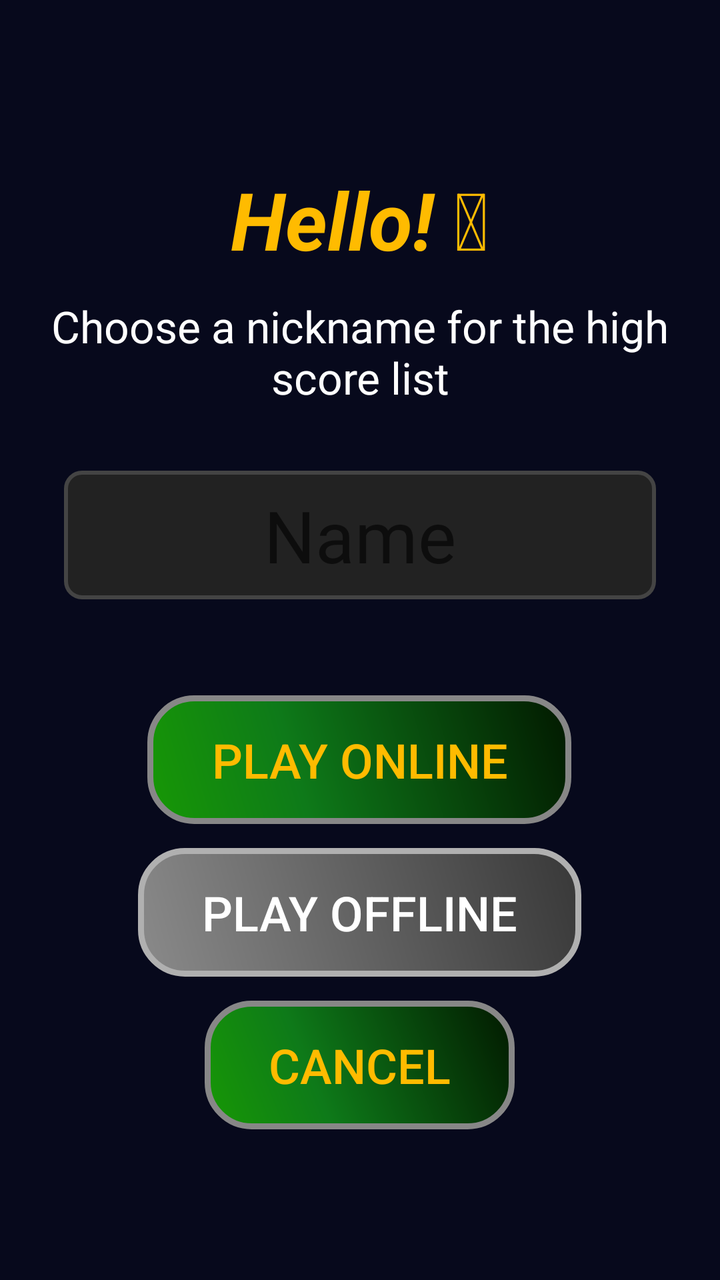
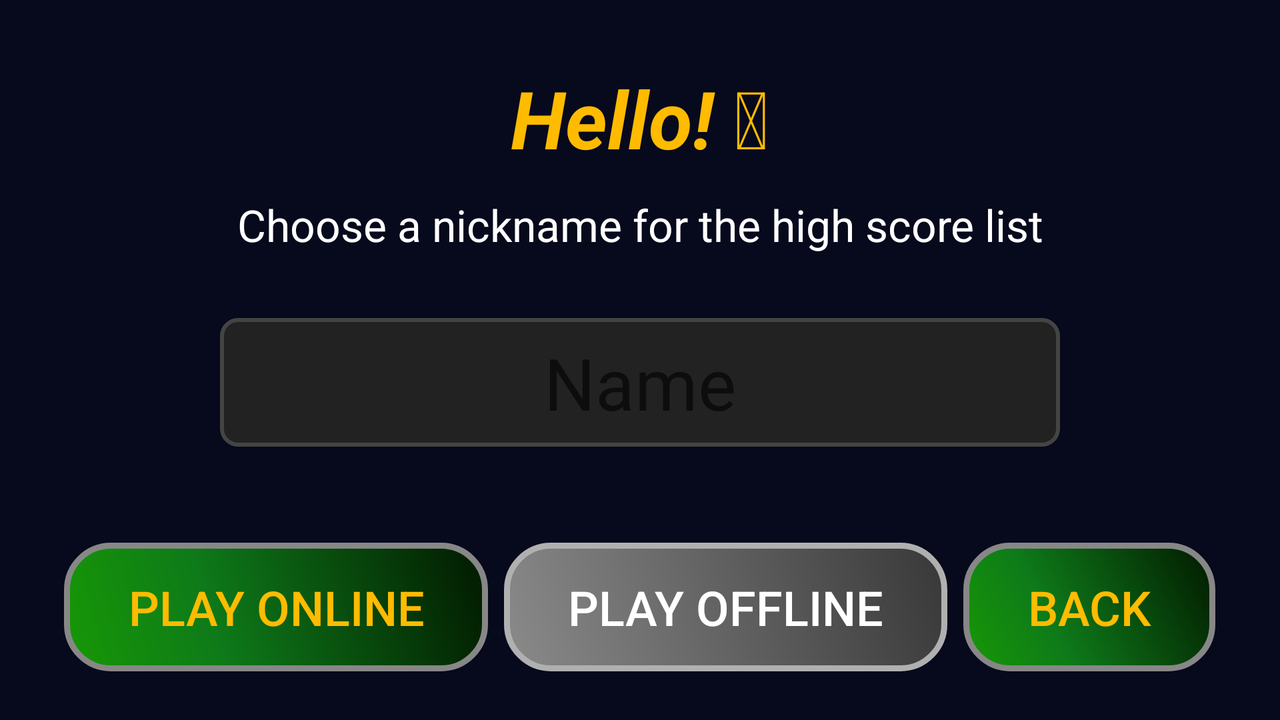

An Android layout and its configuration variant, each rendered on a device that would load it. The default file and the variant file are quoted in full after the pictures.
<!-- AndroidManifest.xml: application theme AppTheme -->
<!-- res/layout/username_creation.xml -->
<?xml version="1.0" encoding="utf-8"?>
<LinearLayout
        xmlns:android="http://schemas.android.com/apk/res/android"
        android:orientation="vertical"
        android:gravity="center_vertical"
        android:layout_width="match_parent"
        android:layout_height="match_parent">
    <LinearLayout
            android:layout_width="match_parent"
            android:layout_height="wrap_content"
            android:orientation="vertical"
            >
        <LinearLayout
                android:layout_width="wrap_content"
                android:layout_height="wrap_content"
                android:orientation="vertical"
                android:layout_gravity="center">
            <TextView
                    android:layout_width="match_parent"
                    android:layout_height="wrap_content"
                    android:text="@string/your_name"
                    android:id="@+id/your_name"
                    android:textAlignment="center"
                    android:textColor="@color/gold"
                    android:textSize="40sp"
                    android:padding="8sp"
                    android:textStyle="bold|italic"
                    android:enabled="true"
                    android:gravity="center_horizontal"/>
            <TextView
                    android:layout_width="match_parent"
                    android:layout_height="wrap_content"
                    android:text="@string/choose_nickname"
                    android:textAlignment="center"
                    android:textColor="@color/white"
                    android:textSize="22sp"
                    android:layout_marginTop="4dp"
                    android:gravity="center_horizontal"/>
            <EditText
                    android:layout_width="wrap_content"
                    android:layout_height="wrap_content"
                    android:inputType="textPersonName"
                    android:autofillHints="username"
                    android:hint="@string/username_hint"
                    android:background="@drawable/input_background"
                    android:ems="10"
                    android:maxLength="12"
                    android:id="@+id/username_field"
                    android:layout_gravity="center_horizontal"
                    android:textSize="36sp"
                    android:layout_margin="32dp"
                    android:textColor="@color/white"
                    android:textAlignment="center"
                    android:enabled="true"/>
        </LinearLayout>
        <LinearLayout
                android:orientation="vertical"
                android:layout_width="wrap_content"
                android:layout_height="wrap_content"
                android:layout_gravity="center_horizontal"
                android:layout_marginTop="16sp">
            <Button
                    style="?android:attr/buttonBarButtonStyle"
                    android:layout_width="wrap_content"
                    android:layout_height="wrap_content"
                    android:text="@string/play_online"
                    android:id="@+id/save"
                    android:onClick="saveUsername"
                    android:textSize="24sp"
                    android:background="@drawable/button"
                    android:layout_gravity="center_horizontal"
                    android:textColor="@color/gold"
                    android:enabled="true"
                    android:clickable="true"
                    android:focusable="true" />
            <Button
                    style="?android:attr/buttonBarButtonStyle"
                    android:layout_width="wrap_content"
                    android:layout_height="wrap_content"
                    android:id="@+id/continue_offline"
                    android:onClick="saveUsernameOffline"
                    android:text="@string/continue_offline"
                    android:textSize="24sp"
                    android:background="@drawable/button_offline"
                    android:textColor="@color/white"
                    android:layout_gravity="center_horizontal"
                    android:layout_marginTop="12sp"
                    android:clickable="true"
                    android:enabled="true"
                    android:focusable="true" />
            <Button
                    style="?android:attr/buttonBarButtonStyle"
                    android:layout_width="wrap_content"
                    android:layout_height="wrap_content"
                    android:id="@+id/cancel"
                    android:onClick="showUsernameSelectionScreen"
                    android:textSize="24sp"
                    android:background="@drawable/button"
                    android:text="@string/cancel"
                    android:textColor="@color/gold"
                    android:layout_gravity="center_horizontal"
                    android:layout_marginTop="12sp"
                    android:clickable="true"
                    android:enabled="true"
                    android:focusable="true"/>
        </LinearLayout>
    </LinearLayout>
</LinearLayout>
<!-- resources referenced by this layout -->
<resources>
  <color name="gold">#FFBB00</color>
  <color name="white">#ffffff</color>
  <!-- drawable button (drawable) -->
  <?xml version="1.0" encoding="utf-8"?>
  <shape xmlns:android="http://schemas.android.com/apk/res/android" android:shape="rectangle" >
      <corners android:radius="22dp"/>
      <gradient
          android:angle="45"
          android:centerX="35%"
          android:centerColor="#0E7A19"
          android:startColor="#179805"
          android:endColor="#021900"
          android:type="linear"/>
      <padding
          android:left="32sp"
          android:top="16sp"
          android:right="32sp"
          android:bottom="16sp"/>
      <stroke
          android:width="3dp"
          android:color="#878787"/>
  </shape>
  <!-- drawable button_offline (drawable) -->
  <?xml version="1.0" encoding="utf-8"?>
  <shape xmlns:android="http://schemas.android.com/apk/res/android" android:shape="rectangle">
      <corners android:radius="22dp"/>
      <gradient
          android:angle="45"
          android:centerX="35%"
          android:centerColor="#6E6E6E"
          android:startColor="#8A8A8A"
          android:endColor="#383838"
          android:type="linear"/>
      <padding
          android:left="32sp"
          android:top="16sp"
          android:right="32sp"
          android:bottom="16sp"/>
      <stroke
          android:width="3dp"
          android:color="#B0B0B0"/>
  </shape>
  <!-- drawable input_background (drawable) -->
  <?xml version="1.0" encoding="utf-8"?>
  <shape xmlns:android="http://schemas.android.com/apk/res/android"
      android:shape="rectangle">
      <solid android:color="#222222" />
      <corners android:radius="8dp" />
      <stroke
          android:width="2dp"
          android:color="#444444" />
      <padding
          android:bottom="8dp"
          android:left="16dp"
          android:right="16dp"
          android:top="8dp" />
  </shape>
  <string name="cancel">Cancel</string>
  <string name="choose_nickname">Choose a nickname for the high score list</string>
  <string name="continue_offline">Play offline</string>
  <string name="play_online">Play online</string>
  <string name="username_hint">Name</string>
  <string name="your_name">Hello! 👋</string>
  <style name="AppTheme" parent="Base.Theme.AppCompat.Light.DarkActionBar">
          <item name="android:windowBackground">@color/black</item>
      </style>
  <color name="black">#07091C</color>
</resources>
<!-- res/layout-land/username_creation.xml (the repository's variant of the layout above) -->
<!-- drawn on the phone turned sideways -->
<?xml version="1.0" encoding="utf-8"?>
<LinearLayout
        xmlns:android="http://schemas.android.com/apk/res/android"
        android:orientation="vertical"
        android:gravity="center_vertical"
        android:layout_width="match_parent"
        android:layout_height="match_parent">
    <LinearLayout
            android:layout_width="match_parent"
            android:layout_height="wrap_content"
            android:orientation="vertical"
            >
        <LinearLayout
                android:layout_width="wrap_content"
                android:layout_height="wrap_content"
                android:orientation="vertical"
                android:layout_gravity="center">
            <TextView
                    android:layout_width="match_parent"
                    android:layout_height="wrap_content"
                    android:text="@string/your_name"
                    android:id="@+id/your_name"
                    android:textAlignment="center"
                    android:textColor="@color/gold"
                    android:textSize="40sp"
                    android:padding="8sp"
                    android:textStyle="bold|italic"
                    android:enabled="true"
                    android:gravity="center_horizontal"/>
            <TextView
                    android:layout_width="match_parent"
                    android:layout_height="wrap_content"
                    android:text="@string/choose_nickname"
                    android:textAlignment="center"
                    android:textColor="@color/white"
                    android:textSize="22sp"
                    android:layout_marginTop="4dp"
                    android:gravity="center_horizontal"/>
            <EditText
                    android:layout_width="wrap_content"
                    android:layout_height="wrap_content"
                    android:inputType="textPersonName"
                    android:autofillHints="username"
                    android:hint="@string/username_hint"
                    android:background="@drawable/input_background"
                    android:ems="10"
                    android:maxLength="12"
                    android:id="@+id/username_field"
                    android:layout_gravity="center_horizontal"
                    android:textSize="36sp"
                    android:layout_margin="32dp"
                    android:textColor="@color/white"
                    android:textAlignment="center"
                    android:enabled="true"/>
        </LinearLayout>
        <LinearLayout
                android:orientation="horizontal"
                android:layout_width="wrap_content"
                android:layout_height="wrap_content"
                android:layout_gravity="center_horizontal"
                android:layout_marginTop="16sp">
            <Button
                    style="?android:attr/buttonBarButtonStyle"
                    android:layout_width="wrap_content"
                    android:layout_height="wrap_content"
                    android:text="@string/play_online"
                    android:id="@+id/save"
                    android:onClick="saveUsername"
                    android:textSize="24sp"
                    android:background="@drawable/button"
                    android:layout_gravity="center_horizontal"
                    android:textColor="@color/gold"
                    android:enabled="true"
                    android:clickable="true"
                    android:focusable="true" />
            <Button
                    style="?android:attr/buttonBarButtonStyle"
                    android:layout_width="wrap_content"
                    android:layout_height="wrap_content"
                    android:id="@+id/continue_offline"
                    android:onClick="saveUsernameOffline"
                    android:text="@string/continue_offline"
                    android:textSize="24sp"
                    android:background="@drawable/button_offline"
                    android:textColor="@color/white"
                    android:layout_marginLeft="8dp"
                    android:layout_marginStart="8dp"
                    android:clickable="true"
                    android:enabled="true"
                    android:focusable="true" />
            <Button
                    style="?android:attr/buttonBarButtonStyle"
                    android:layout_width="wrap_content"
                    android:layout_height="wrap_content"
                    android:id="@+id/cancel"
                    android:onClick="showUsernameSelectionScreen"
                    android:textSize="24sp"
                    android:background="@drawable/button"
                    android:text="@string/back_to_menu"
                    android:textColor="@color/gold"
                    android:layout_gravity="center_horizontal"
                    android:layout_marginLeft="8dp"
                    android:clickable="true"
                    android:enabled="true"
                    android:layout_marginStart="8dp"
                    android:focusable="true"/>
        </LinearLayout>
    </LinearLayout>
</LinearLayout>
<!-- resources referenced by the variant -->
<!-- as the phone turned sideways resolves them -->
<resources>
  <color name="gold">#FFBB00</color>
  <color name="white">#ffffff</color>
  <!-- drawable button (drawable) -->
  <?xml version="1.0" encoding="utf-8"?>
  <shape xmlns:android="http://schemas.android.com/apk/res/android" android:shape="rectangle" >
      <corners android:radius="22dp"/>
      <gradient
          android:angle="45"
          android:centerX="35%"
          android:centerColor="#0E7A19"
          android:startColor="#179805"
          android:endColor="#021900"
          android:type="linear"/>
      <padding
          android:left="32sp"
          android:top="16sp"
          android:right="32sp"
          android:bottom="16sp"/>
      <stroke
          android:width="3dp"
          android:color="#878787"/>
  </shape>
  <!-- drawable button_offline (drawable) -->
  <?xml version="1.0" encoding="utf-8"?>
  <shape xmlns:android="http://schemas.android.com/apk/res/android" android:shape="rectangle">
      <corners android:radius="22dp"/>
      <gradient
          android:angle="45"
          android:centerX="35%"
          android:centerColor="#6E6E6E"
          android:startColor="#8A8A8A"
          android:endColor="#383838"
          android:type="linear"/>
      <padding
          android:left="32sp"
          android:top="16sp"
          android:right="32sp"
          android:bottom="16sp"/>
      <stroke
          android:width="3dp"
          android:color="#B0B0B0"/>
  </shape>
  <!-- drawable input_background (drawable) -->
  <?xml version="1.0" encoding="utf-8"?>
  <shape xmlns:android="http://schemas.android.com/apk/res/android"
      android:shape="rectangle">
      <solid android:color="#222222" />
      <corners android:radius="8dp" />
      <stroke
          android:width="2dp"
          android:color="#444444" />
      <padding
          android:bottom="8dp"
          android:left="16dp"
          android:right="16dp"
          android:top="8dp" />
  </shape>
  <string name="back_to_menu">Back</string>
  <string name="choose_nickname">Choose a nickname for the high score list</string>
  <string name="continue_offline">Play offline</string>
  <string name="play_online">Play online</string>
  <string name="username_hint">Name</string>
  <string name="your_name">Hello! 👋</string>
  <style name="AppTheme" parent="Base.Theme.AppCompat.Light.DarkActionBar">
          <item name="android:windowBackground">@color/black</item>
      </style>
  <color name="black">#07091C</color>
</resources>
